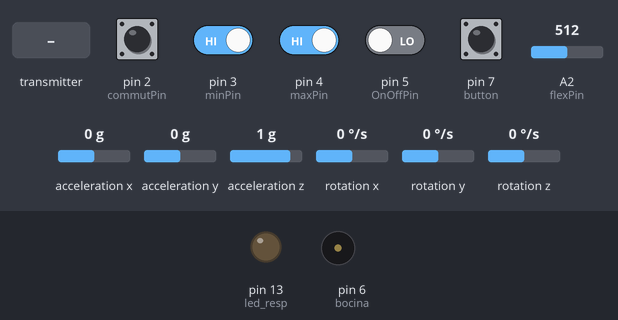
Bench run of a sketch on a simulated Arduino Uno, built with avr-gcc and run on an emulated ATmega328P. Parts: output pins drawn as LEDs (lit = HIGH), buzzer (waves = sounding). The test bench sets the inputs (shaded band); at power-on: pin 2 (commutPin), pin 3 (minPin), pin 4 (maxPin), pin 7 (button) HIGH, pin 5 (OnOffPin) LOW, A2 (flexPin) = 512, acceleration x 0 g, acceleration y 0 g, acceleration z 1 g, rotation x 0 °/s, rotation y 0 °/s, rotation z 0 °/s. The sensor or clock chip raises its interrupt line as the real part does; no radio packets arrive unless stated; what the sketch prints to the serial monitor is not drawn.

Above: at 1.7 s.
1.8 s: pin 7 (button) pulled LOW for 0.15 s
At 2.5 s:
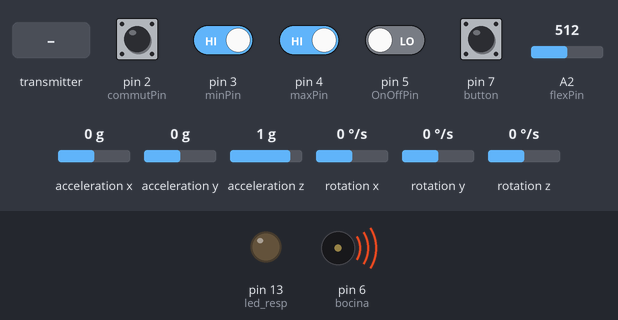
4.0 s: pin 3 (minPin) driven LOW
5.9 s: pin 4 (maxPin) driven LOW
7.4 s: the transmitter starts sending hear.0 = 0
8.9 s: pin 3 (minPin) driven HIGH
11.9 s: the transmitter starts sending hear.0 = 256
At 12.7 s:
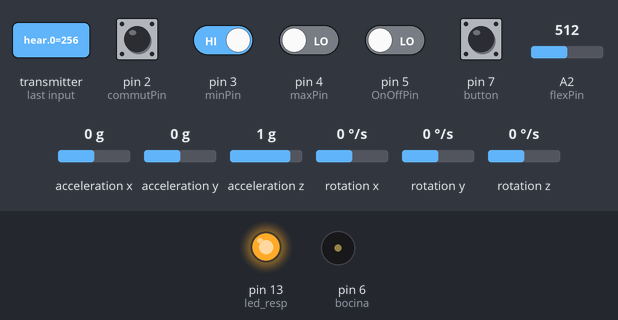
Timing chart, 0 to 14.4 s (numbered marks = the images above; inputs shaded):
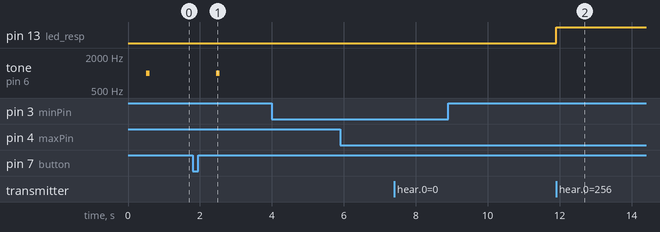

The sketch:

Left.ino
```cpp
// Updates should (hopefully) always be available at https://github.com/jrowberg/i2cdevlib

// I2Cdev and MPU6050 must be installed as libraries, or else the .cpp/.h files
// for both classes must be in the include path of your project
#include "I2Cdev.h"

#include "MPU6050_6Axis_MotionApps20.h"
//#include "MPU6050.h" // not necessary if using MotionApps include file

// Arduino Wire library is required if I2Cdev I2CDEV_ARDUINO_WIRE implementation
// is used in I2Cdev.h
#if I2CDEV_IMPLEMENTATION == I2CDEV_ARDUINO_WIRE
    #include "Wire.h"
#endif

// class default I2C address is 0x68
// specific I2C addresses may be passed as a parameter here
// AD0 low = 0x68 (default for SparkFun breakout and InvenSense evaluation board)
// AD0 high = 0x69
MPU6050 mpu;
//MPU6050 mpu(0x69); // <-- use for AD0 high

/* =========================================================================
   NOTE: In addition to connection 3.3v, GND, SDA, and SCL, this sketch
   depends on the MPU-6050's INT pin being connected to the Arduino's
   external interrupt #0 pin. On the Arduino Uno and Mega 2560, this is
   digital I/O pin 2.
 * ========================================================================= */

// uncomment "OUTPUT_READABLE_YAWPITCHROLL" if you want to see the yaw/
// pitch/roll angles (in degrees) calculated from the quaternions coming
// from the FIFO. Note this also requires gravity vector calculations.
// Also note that yaw/pitch/roll angles suffer from gimbal lock (for
// more info, see: http://en.wikipedia.org/wiki/Gimbal_lock)
#define OUTPUT_READABLE_YAWPITCHROLL

// MPU control/status vars
bool dmpReady = false;  // set true if DMP init was successful
uint8_t mpuIntStatus;   // holds actual interrupt status byte from MPU
uint8_t devStatus;      // return status after each device operation (0 = success, !0 = error)
uint16_t packetSize;    // expected DMP packet size (default is 42 bytes)
uint16_t fifoCount;     // count of all bytes currently in FIFO
uint8_t fifoBuffer[64]; // FIFO storage buffer

// orientation/motion vars
Quaternion q;           // [w, x, y, z]         quaternion container
VectorInt16 aa;         // [x, y, z]            accel sensor measurements
VectorInt16 aaReal;     // [x, y, z]            gravity-free accel sensor measurements
VectorInt16 aaWorld;    // [x, y, z]            world-frame accel sensor measurements
VectorFloat gravity;    // [x, y, z]            gravity vector
float ypr[3];           // [yaw, pitch, roll]   yaw/pitch/roll container and gravity vector

volatile bool mpuInterrupt = false;     // indicates whether MPU interrupt pin has gone high
void dmpDataReady() {
    mpuInterrupt = true;
}

//button and bocina to rescalibrate
#define button 7
#define bocina 6

#define led_resp 13
bool blinkResp;

#define OnOffPin 5
#define flexPin A2
#define commutPin 2
#define minPin 3
#define maxPin 4
int minF=350;
int maxF=130;
int minA=-60;
int maxA=60;
bool OnOffVal;
bool commutVal;
bool minVal;
bool maxVal;

/*  ----------------------------------------------------------------
    http://www.prometec.net/duplex-nrf2401
    Prog_79B_Emisor

    Usando un NRF2401 para comunicar dos Arduinos en modo Duplex
    Programa Emisor:
--------------------------------------------------------------------
*/

#include <SPI.h>
// Transmitter labraries
#include "nRF24L01.h"
#include "RF24.h"

int hear[1];    // Acel right hand
int msg[3] ;    // Array a transmitir // 2x Servo and motor speed
int resp[2];    // Array a recivir // Aiplane response
RF24 radio(9,10); //radio channels
const uint64_t pipes[2] = { 0xF0F0F0F0E2LL, 0xF0F0F0F0D3LL };
bool ok=false;
unsigned long int started_waiting_at;
unsigned long int msec;

void setup(){
  // join I2C bus (I2Cdev library doesn't do this automatically)
    #if I2CDEV_IMPLEMENTATION == I2CDEV_ARDUINO_WIRE
        Wire.begin();
        TWBR = 24; // 400kHz I2C clock (200kHz if CPU is 8MHz)
    #elif I2CDEV_IMPLEMENTATION == I2CDEV_BUILTIN_FASTWIRE
        Fastwire::setup(400, true);
    #endif

    // initialize serial communication
    // (115200 chosen because it is required for Teapot Demo output, but it's
    // really up to you depending on your project)
    Serial.begin(250000);

    // initialize device
    Serial.println(F("Initializing I2C devices..."));
    mpu.initialize();

    // verify connection
    Serial.println(F("Testing device connections..."));
    Serial.println(mpu.testConnection() ? F("MPU6050 connection successful") : F("MPU6050 connection failed"));

    // wait for ready
    Serial.println(F("\nSend any character to begin DMP programming and demo: "));

    // configure LED for output
    pinMode(led_resp, OUTPUT);

      //RADIO
    pinMode(10, OUTPUT);
    radio.begin();
    radio.setRetries(15,15);    // Maximos reintentos
    radio.setPayloadSize(32);   // Reduce el payload de 32 si tienes problemas
    radio.setChannel(115);
    radio.openWritingPipe(pipes[0]);
    radio.openReadingPipe(1,pipes[1]);
    radio.startListening();

     calibrate();
}

void calibrate(){
    // load and configure the DMP
    Serial.println(F("Initializing DMP..."));
    devStatus = mpu.dmpInitialize();

    // supply your own gyro offsets here, scaled for min sensitivity
    mpu.setXAccelOffset(977);
    mpu.setYAccelOffset(-2957);
    mpu.setZAccelOffset(1273);
    mpu.setXGyroOffset(-1305);
    mpu.setYGyroOffset(-8);
    mpu.setZGyroOffset(-38);

    // make sure it worked (returns 0 if so)
    if (devStatus == 0) {

        //bocina
        tone(bocina,1000,100);

        // turn on the DMP, now that it's ready
        Serial.println(F("Enabling DMP..."));
        mpu.setDMPEnabled(true);

        // enable Arduino interrupt detection
        Serial.println(F("Enabling interrupt detection (Arduino external interrupt 0)..."));
        attachInterrupt(0, dmpDataReady, RISING);
        mpuIntStatus = mpu.getIntStatus();

        // set our DMP Ready flag so the main loop() function knows it's okay to use it
        Serial.println(F("DMP ready! Waiting for first interrupt..."));
        dmpReady = true;

        // get expected DMP packet size for later comparison
        packetSize = mpu.dmpGetFIFOPacketSize();
    }
    else {
        tone(bocina,1000,100);
        delay(150);
        tone(bocina,500,500);
        // ERROR!
        // 1 = initial memory load failed
        // 2 = DMP configuration updates failed
        // (if it's going to break, usually the code will be 1)
        Serial.print(F("DMP Initialization failed (code "));
        Serial.print(devStatus);
        Serial.println(F(")"));
    }

}

void loop(){
    msec=millis();
    //restart values
    int x=digitalRead(button);
    minVal=digitalRead(minPin);
    maxVal=digitalRead(maxPin);
    if(minVal==0){
      commutVal=digitalRead(commutPin);
              Serial.print(minVal);
              Serial.print("min\t");
      if(commutVal==0){
        minF=analogRead(flexPin);
              Serial.println(minF);
      }
      else{
        minA=ypr[1]*180/M_PI;
              Serial.println(minA);
      }
    }
    if(maxVal==0){
      commutVal=digitalRead(commutPin);
              Serial.print(maxVal);
              Serial.print("max\t");
      if(commutVal==0){
        maxF=analogRead(flexPin);
              Serial.println(maxF);
      }
      else{
        maxA=ypr[1]*180/M_PI;
              Serial.println(maxA);
      }
    }
    if(x==0){
      while (x==0) x=digitalRead(button);
     calibrate();
    }


    radio.setChannel(115);
    if ( radio.available() ){ // Si hay datos disponibles
        bool done = false;
        while (!done){        // Espera aqui hasta recibir algo
           done=radio.read(hear,sizeof(hear));

              Serial.print("Dato Recibido = ");
              Serial.print(hear[0]);
              Serial.print("\t");

    // reset interrupt flag and get INT_STATUS byte
    mpuInterrupt = false;
    mpuIntStatus = mpu.getIntStatus();
    // get current FIFO count
    fifoCount = mpu.getFIFOCount();

     if (mpuIntStatus & 0x02) {

        // read a packet from FIFO
        mpu.getFIFOBytes(fifoBuffer, packetSize);

        // track FIFO count here in case there is > 1 packet available
        // (this lets us immediately read more without waiting for an interrupt)
        fifoCount -= packetSize;

        // flush buffer to prevent overflow
        mpu.resetFIFO();

        #ifdef OUTPUT_READABLE_YAWPITCHROLL
            // display Euler angles in degrees
            mpu.dmpGetQuaternion(&q, fifoBuffer);
            mpu.dmpGetGravity(&gravity, &q);
            mpu.dmpGetYawPitchRoll(ypr, &q, &gravity);
            Serial.print(ypr[0]*180/M_PI);
            Serial.print("\t");
            Serial.print(ypr[1]*180/M_PI);
            Serial.print("\t");
            Serial.print(ypr[2]*180/M_PI);
            Serial.print("\t");
        #endif


        msg[0]=map(hear[0],minA,maxA,30,160);
        msg[0]=constrain(msg[0],30,160);
        msg[1]=map(ypr[1]*180/M_PI,minA,maxA,150,20);
        msg[1]=constrain(msg[1],20,150);

        msg[2]=analogRead(flexPin);
        msg[2]=map(msg[2],minF,maxF,0,60);
        msg[2]=constrain(msg[2],0,60);

      Serial.print(msg[0]);
      Serial.print("\t");
      Serial.print(msg[1]);
      Serial.print("\t");
      Serial.print(msg[2]);
      Serial.print("\t");


  OnOffVal=digitalRead(OnOffPin);
  if(OnOffVal==0){

    radio.stopListening();
    radio.setChannel(95);
    bool ok = radio.write(msg, sizeof(msg) );

    if (ok){
        Serial.print("ok...");
    }
    else Serial.print("failed");
    Serial.print("\t");

    radio.startListening();    //Volvemos a la escucha
    started_waiting_at = millis();
    bool timeout = false;
    while ( ! radio.available() && ! timeout )  // Esperasmos repsuesta hasta 200ms
      if (millis() - started_waiting_at > 15 )timeout = true;

    if ( timeout ){
         Serial.print("Failed, response timed out");
         Serial.print("\t");
    }
    else{
        // Leemos el mensaje recibido
        radio.read(resp, sizeof(resp) );
        int temp=resp[0];
        int hum=resp[1];
        Serial.print("Temperature: ");
        Serial.print(resp[0]);
        Serial.print("\t Humidity");
        Serial.print(resp[1]);
        Serial.print("\t");
        blinkResp = !blinkResp;
        digitalWrite(led_resp, blinkResp);

  if ((millis() - msec)>>5000){
  //Serial.print("temperature: ");
  Serial.print("...");
  Serial.print(temp);
  Serial.print(" .");
  //Serial.print("humidity: ");
  Serial.println(hum);
  }
      }
  }
     }
  Serial.print(millis() - msec);
  Serial.println();

        }
    }
}
```

Measured:
- after the input at 1.8 s, tone on pin 6 (bocina): silent → 1000 Hz after 0.65 s, → silent 0.10 s later
- after the input at 11.9 s, pin 13 (led_resp): LOW → HIGH at once
